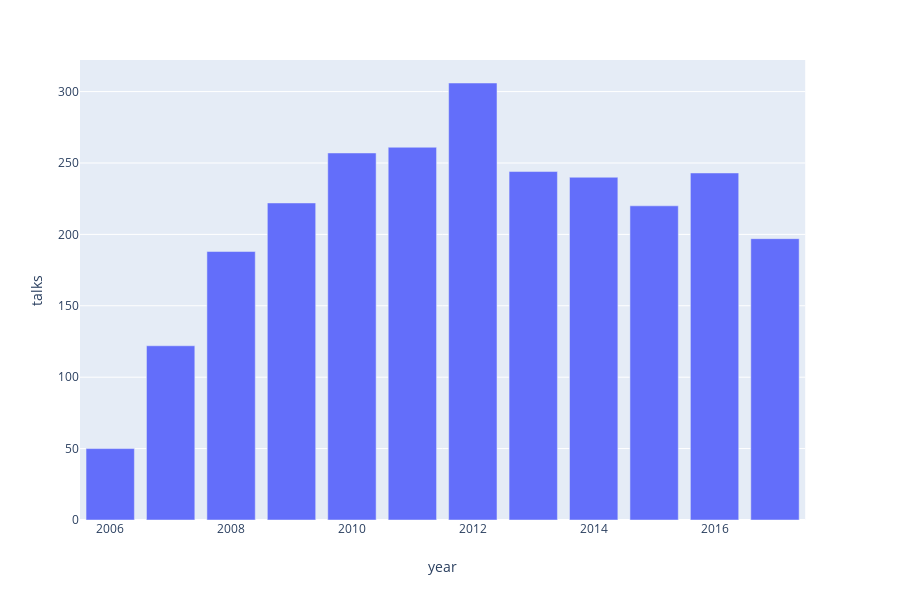

The notebook cell saved with this chart:
### Code cell
px.bar(year_df, x='year', y='talks')

### Figure 1 — Plotly figure (JSON) as saved in the notebook; plotly's stock layout.template omitted (floating-point values rounded to 4 significant figures)
{"data": [{"alignmentgroup": "True", "hoverlabel": {"namelength": 0}, "hovertemplate": "year=%{x}<br>talks=%{y}", "legendgroup": "", "marker": {"color": "#636efa"}, "name": "", "offsetgroup": "", "orientation": "v", "showlegend": false, "textposition": "auto", "type": "bar", "x": ["2012", "2011", "2010", "2013", "2016", "2014", "2009", "2015", "2017", "2008", "2007", "2006"], "xaxis": "x", "y": [306, 261, 257, 244, 243, 240, 222, 220, 197, 188, 122, 50], "yaxis": "y"}], "layout": {"barmode": "relative", "height": 600, "legend": {"tracegroupgap": 0}, "margin": {"t": 60}, "xaxis": {"anchor": "y", "domain": [0, 0.98], "title": {"text": "year"}}, "yaxis": {"anchor": "x", "domain": [0, 1], "title": {"text": "talks"}}}}
